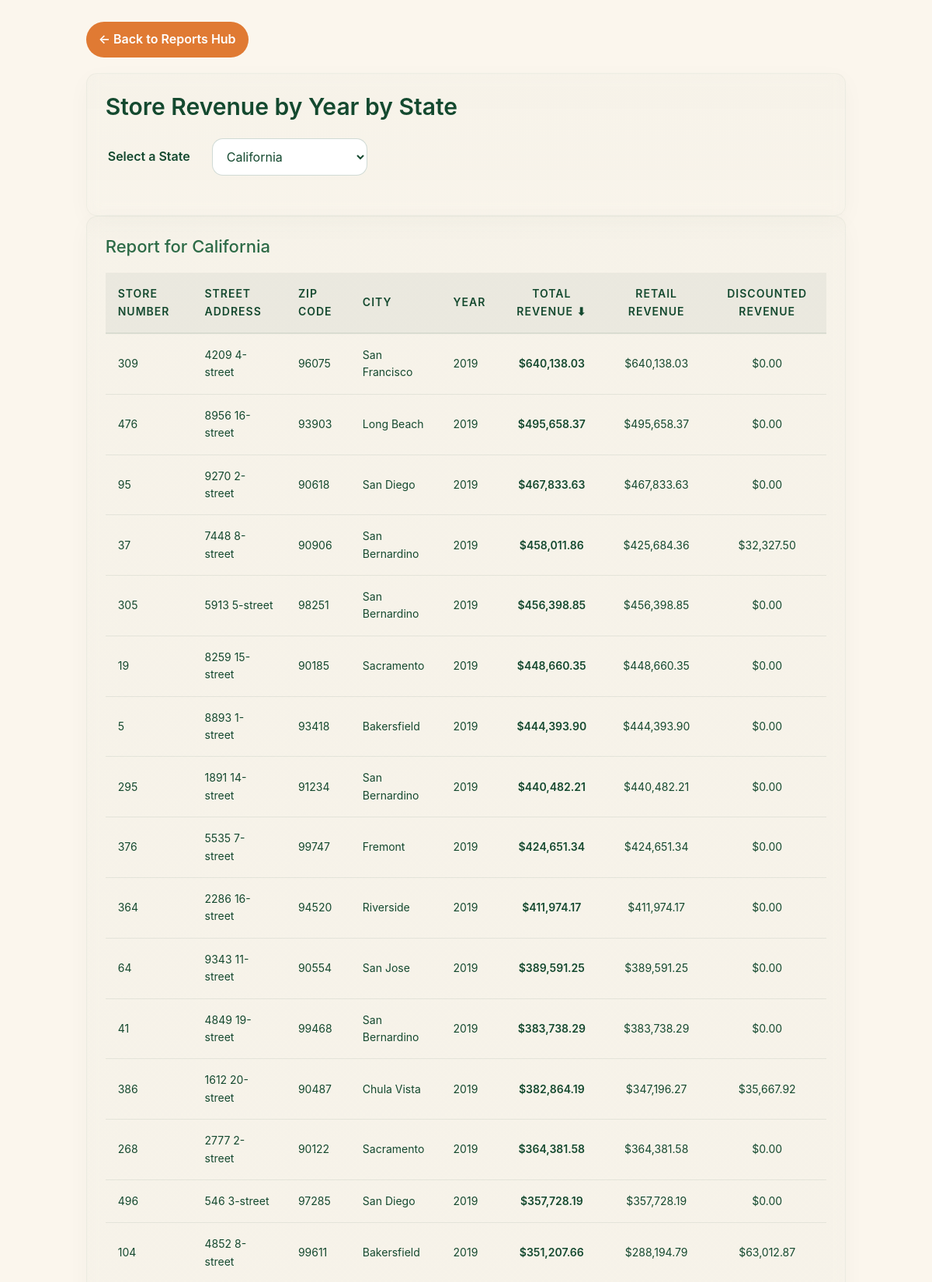
/store_revenue_report.php?state=California (upper part), run on the app's committed database.
### tables this page shows
CREATE TABLE Store (
    store_number INT PRIMARY KEY,
    phone_number VARCHAR(20),
    street_address VARCHAR(255),
    zipcode VARCHAR(10),
    city_name VARCHAR(255) NOT NULL,
    state VARCHAR(50) NOT NULL,
    FOREIGN KEY (city_name, state) REFERENCES City(city_name, state)
);

### store_revenue_report.php (the view, shortened to what this page needs)
<?php
include('lib/common.php');
$selected_state = '';
$report_data = [];
$sql = "SELECT DISTINCT state FROM Store ORDER BY state ASC";
$states_result = mysqli_query($db, $sql);
if (isset($_GET['state'])) {
    $selected_state = mysqli_real_escape_string($db, $_GET['state']);
    if (!empty($selected_state)) {
        $sql = "SELECT
                    Store.store_number,
                    Store.street_address,
                    Store.zipcode,
                    Store.city_name,
                    YEAR(Sold.date) AS year,
                    SUM(Sold.sold_price * Sold.quantity) AS total_revenue,
                    SUM(CASE WHEN Sold.sold_price = Product.retail_price
                        THEN Sold.sold_price * Sold.quantity ELSE 0 END) AS revenue_retail,
                    SUM(CASE WHEN Sold.sold_price < Product.retail_price
                        THEN Sold.sold_price * Sold.quantity ELSE 0 END) AS revenue_discounted
                FROM Store
                JOIN Sold ON Store.store_number = Sold.store_number
                JOIN Product ON Sold.product_id = Product.product_id
                WHERE Store.state = '$selected_state'
                GROUP BY Store.store_number, Store.street_address, Store.zipcode, Store.city_name, YEAR(Sold.date)
                ORDER BY year DESC, total_revenue DESC";
        $result = mysqli_query($db, $sql);
        if ($result) {
            while ($row = mysqli_fetch_assoc($result)) {
                $report_data[] = $row;
            }
        }
    }
}
?>
<!DOCTYPE html>
<html lang="en">
<head>
    <link rel="stylesheet" href="css/report.css">
</head>
<body>
    <div class="container">
        <a href="dashboard.php" class="back-btn">← Back to Reports Hub</a>
        <div class="table-container">
            <h2 class="report-table-title">Store Revenue by Year by State</h2>
            <form name="state_select_form" action="store_revenue_report.php" method="GET">
                <table style="margin-bottom: 24px;">
                    <tr>
                        <td style="font-size: 16px;font-weight: 600">Select a State</td>
                        <td style="width: 20px;"></td>
                        <td>
                            <select name="state" onchange="this.form.submit()" class="report-select">
                                <?php
                                if (isset($states_result)) {
                                    while ($row = mysqli_fetch_assoc($states_result)) {
                                        $state = $row['state'];
                                        $is_selected = ($state == $selected_state) ? 'selected' : '';
                                        echo "<option value='". htmlspecialchars($state) ."' $is_selected>". htmlspecialchars($state) ."</option>";
                                    }
                                }
                                ?>
                            </select>
                        </td>
                    </tr>
                </table>
            </form>
        </div>
        <?php if (!empty($selected_state) && !empty($report_data)) : ?>
            <div class="table-container">
                <h2 class="report-table-subtitle">Report for <?php echo $selected_state; ?></h2>
                <table class="report-table">
                    <thead>
                    <tr>
                        <th>Store Number</th>
                        <th>Street Address</th>
                        <th>Zip Code</th>
                        <th>City</th>
                        <th>Year</th>
                        <th style="text-align: center;">Total Revenue ⬇</th>
                        <th style="text-align: center;">Retail Revenue</th>
                        <th style="text-align: center;">Discounted Revenue</th>
                    </tr>
                    </thead>
                    <tbody>
                        <?php foreach ($report_data as $row): ?>
                            <tr>
                                <td><?php echo htmlspecialchars($row['store_number']); ?></td>
                                <td><?php echo htmlspecialchars($row['street_address']); ?></td>
                                <td><?php echo htmlspecialchars($row['zipcode']); ?></td>
                                <td><?php echo htmlspecialchars($row['city_name']); ?></td>
                                <td><?php echo htmlspecialchars($row['year']); ?></td>
                                <td style="text-align: center;color: var(--deep-green); font-weight: 600;">$<?php echo number_format($row['total_revenue'], 2); ?></td>
                                <td style="text-align: center;">$<?php echo number_format($row['revenue_retail'], 2); ?></td>
                                <td style="text-align: center;">$<?php echo number_format($row['revenue_discounted'], 2); ?></td>
                            </tr>
                        <?php endforeach; ?>
                    </tbody>
                </table>
            </div>
        <?php endif; ?>
    </div>
</body>
</html>

### css/report.css (style rules this page uses)
:root { --bg-cream: #fbf6ed; --peach: #e07a33; --deep-green: #14492f; --muted-green: #2c6a46; --card: rgba(20,73,47,0.06); --glass: rgba(20,73,47,0.06); --shadow: rgba(20,73,47,0.08); --accent-contrast: #fff; --radius: 14px; font-family: Inter, ui-sans-serif, system-ui, -apple-system, "Segoe UI", Roboto, "Helvetica Neue", Arial; }
body { background: var(--bg-cream); color: var(--deep-green); line-height: 1.6; }
.container { margin: 20px 8%; padding: 8px; box-sizing: border-box; }
.back-btn { display: inline-flex; align-items: center; gap: 8px; padding: 10px 16px; background: var(--peach); color: var(--accent-contrast); border-radius: 999px; text-decoration: none; font-weight: 600; margin-bottom: 20px; border: none; cursor: pointer; transition: transform 0.1s ease; }
.table-container { background: linear-gradient(180deg, rgba(20,73,47,0.02), rgba(20,73,47,0.01)); border-radius: var(--radius); padding: 24px; border: 1px solid rgba(20,73,47,0.04); box-shadow: 0 8px 30px rgba(20,73,47,0.03); backdrop-filter: blur(10px); }
.report-table-title { font-size: 30px; color: var(--deep-green); margin: 0 0 20px; font-weight: 600; line-height: 1.2; }
.report-table-subtitle { font-size: 22px; color: var(--muted-green); margin: 0 0 20px; font-weight: 500; line-height: 1.3; }
.report-table { width: 100%; border-collapse: collapse; background: transparent; margin-top: 16px; }
.report-table th { background: rgba(20,73,47,0.05); color: var(--deep-green); font-weight: 600; padding: 16px; text-align: left; border-bottom: 2px solid rgba(20,73,47,0.1); font-size: 14px; text-transform: uppercase; letter-spacing: 1px; }
.report-table td { padding: 16px; border-bottom: 1px solid rgba(20,73,47,0.08); color: var(--deep-green); font-size: 14px; }
.report-table tr { transition: background 0.2s ease; }
.report-select { padding: 12px 14px; border: 1px solid rgba(20,73,47,0.2); border-radius: var(--radius); background: var(--accent-contrast); color: var(--deep-green); font-size: 16px; min-width: 180px; font-family: inherit; cursor: pointer; transition: all 0.2s ease; }

### data on the page
store: store_number "309", street_address "4209 4-street", zipcode "96075", city_name "San Francisco", year "2019", total_revenue "640,138.03", revenue_retail "640,138.03", revenue_discounted "0.00"
store: store_number "476", street_address "8956 16-street", zipcode "93903", city_name "Long Beach", year "2019", total_revenue "495,658.37", revenue_retail "495,658.37", revenue_discounted "0.00"
store: store_number "95", street_address "9270 2-street", zipcode "90618", city_name "San Diego", year "2019", total_revenue "467,833.63", revenue_retail "467,833.63", revenue_discounted "0.00"
store: store_number "37", street_address "7448 8-street", zipcode "90906", city_name "San Bernardino", year "2019", total_revenue "458,011.86", revenue_retail "425,684.36", revenue_discounted "32,327.50"
store: store_number "305", street_address "5913 5-street", zipcode "98251", city_name "San Bernardino", year "2019", total_revenue "456,398.85", revenue_retail "456,398.85", revenue_discounted "0.00"
store: store_number "19", street_address "8259 15-street", zipcode "90185", city_name "Sacramento", year "2019", total_revenue "448,660.35", revenue_retail "448,660.35", revenue_discounted "0.00"
store: store_number "5", street_address "8893 1-street", zipcode "93418", city_name "Bakersfield", year "2019", total_revenue "444,393.90", revenue_retail "444,393.90", revenue_discounted "0.00"
store: store_number "295", street_address "1891 14-street", zipcode "91234", city_name "San Bernardino", year "2019", total_revenue "440,482.21", revenue_retail "440,482.21", revenue_discounted "0.00"
store: store_number "376", street_address "5535 7-street", zipcode "99747", city_name "Fremont", year "2019", total_revenue "424,651.34", revenue_retail "424,651.34", revenue_discounted "0.00"
store: store_number "364", street_address "2286 16-street", zipcode "94520", city_name "Riverside", year "2019", total_revenue "411,974.17", revenue_retail "411,974.17", revenue_discounted "0.00"
store: store_number "64", street_address "9343 11-street", zipcode "90554", city_name "San Jose", year "2019", total_revenue "389,591.25", revenue_retail "389,591.25", revenue_discounted "0.00"
store: store_number "41", street_address "4849 19-street", zipcode "99468", city_name "San Bernardino", year "2019", total_revenue "383,738.29", revenue_retail "383,738.29", revenue_discounted "0.00"
store: store_number "386", street_address "1612 20-street", zipcode "90487", city_name "Chula Vista", year "2019", total_revenue "382,864.19", revenue_retail "347,196.27", revenue_discounted "35,667.92"
store: store_number "268", street_address "2777 2-street", zipcode "90122", city_name "Sacramento", year "2019", total_revenue "364,381.58", revenue_retail "364,381.58", revenue_discounted "0.00"
store: store_number "496", street_address "546 3-street", zipcode "97285", city_name "San Diego", year "2019", total_revenue "357,728.19", revenue_retail "357,728.19", revenue_discounted "0.00"
store: store_number "104", street_address "4852 8-street", zipcode "99611", city_name "Bakersfield", year "2019", total_revenue "351,207.66", revenue_retail "288,194.79", revenue_discounted "63,012.87"

### other printed values
$selected_state "California"
form field state "California"
